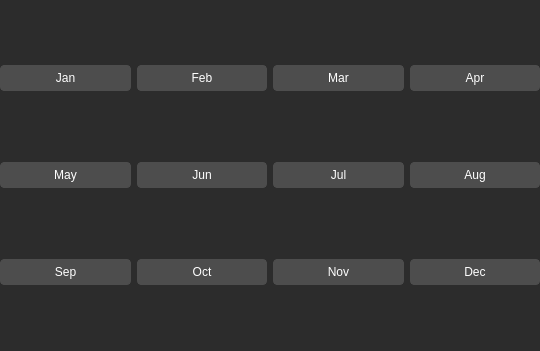
<?xml version="1.0" encoding="UTF-8"?>
<ui version="4.0">
 <class>Form</class>
 <widget class="QWidget" name="Form">
  <property name="geometry">
   <rect>
    <x>0</x>
    <y>0</y>
    <width>540</width>
    <height>351</height>
   </rect>
  </property>
  <property name="windowTitle">
   <string>Form</string>
  </property>
  <property name="styleSheet">
   <string notr="true">QWidget {
        background-color: #2c2c2c;
        color: #ffffff;
        border: none;
        font: 14pt &quot;Nirmala UI&quot;;
}
QWidget#side_menu {
    background-color: #4e5564;
    color: #ffffff;
    border: 1px solid #4e5564;
    border-radius: 16px;
    font: 14pt &quot;Nirmala UI&quot;;
}
QLabel#Dashboard_Title {
    background-color: none;
    color: #ffffff;
    border: none;
    font: 20pt &quot;Nirmala UI&quot;;
}
QLabel#Eat_Out_Image {
    background-image: url(:/images/pngaaa.com-2384833.png);
    background-color: #4d4d4d;
    border: 1px solid #4d4d4d;
    border-radius: 4px;
    color: #ffffff;
    padding: 5px;
}
QLabel#Grocery_Image {
    background-image: url(:/images/pngaaa.com-2138453.png);
    background-color: #4d4d4d;
    border: 1px solid #4d4d4d;
    border-radius: 4px;
    color: #ffffff;
    padding: 5px;
}
QLabel#Transportation_Image {
    background-image: url(:/images/pngaaa.com-2182093.png);
    background-color: #4d4d4d;
    border: 1px solid #4d4d4d;
    border-radius: 4px;
    color: #ffffff;
    padding: 5px;
}
QLabel#Free_Expense_Image {
    background-image: url(:/images/pngaaa.com-1261106.png);
    background-color: #4d4d4d;
    border: 1px solid #4d4d4d;
    border-radius: 4px;
    color: #ffffff;
    padding: 5px;
}
QLabel#Bills_Image {
    background-image: url(:/images/pngaaa.com-1433501.png);
    background-color: #4d4d4d;
    border: 1px solid #4d4d4d;
    border-radius: 4px;
    color: #ffffff;
    padding: 5px;
}
QLabel#Investment_Image {
    background-image: url(:/images/pngaaa.com-3584133.png);
    background-color: #4d4d4d;
    border: 1px solid #4d4d4d;
    border-radius: 4px;
    color: #ffffff;
    padding: 5px;
}
QLabel#Support_Image {
    background-image: url(:/images/pngaaa.com-2914571.png);
    background-color: #4d4d4d;
    border: 1px solid #4d4d4d;
    border-radius: 4px;
    color: #ffffff;
    padding: 5px;
}
QLabel#Goal_Image {
    background-image: url(:/images/pngaaa.com-848656.png);
    background-color: #4d4d4d;
    border: 1px solid #4d4d4d;
    border-radius: 4px;
    color: #ffffff;
    padding: 5px;
}
QPushButton {
    background-color: #4d4d4d;
    border: 1px solid #4d4d4d;
    border-radius: 4px;
    color: #ffffff;
    padding: 5px;
}
QPushButton:hover {
    background-color: #5a5a5a;
    border: 1px solid #5a5a5a;
}
QPushButton#side_menu_button:hover {
    background-image: url(:/button_image/Burger_button_hover.png);
    background-color: #5a5a5a;
    border: 1px solid #5a5a5a;
}
QPushButton#side_menu_button:pressed {
    background-image: url(:/button_image/Burger_button_click.png);
    background-color: #5a5a5a;
    border: 1px solid #5a5a5a;
}
QPushButton#remove_button_watchlist {
    background-color: #ff0000;
    border: 1px solid #ffffff;
    border-radius: 4px;
    color: #ffffff;
    padding: 5px;
}
QPushButton#remove_button_watchlist:hover {
    background-color: #ff6c6c;
    border: 1px solid #ffffff;
}
QPushButton#remove_button_watchlist:pressed {
    background-color: #aa0000;
    border: 1px solid #ffffff;
}
QPushButton#Add_strategy {
    background-color: #00ad0e;
    border: 1px solid #ffffff;
    border-radius: 4px;
    color: #ffffff;
    padding: 5px;
}
QPushButton#Add_strategy:hover {
    background-color: #67ff74;
    border: 1px solid #ffffff;
}
QPushButton#Add_strategy:pressed {
    background-color: #006408;
    border: 1px solid #a3a3a3;
}
QPushButton#Activation {
    background-color: #00ad0e;
    border: 1px solid #ffffff;
    border-radius: 4px;
    color: #ffffff;
    padding: 5px;
}
QPushButton#Activation:hover {
    background-color: #67ff74;
    border: 1px solid #ffffff;
}
QPushButton#Activation:pressed {
    background-color: #006408;
    border: 1px solid #a3a3a3;
}
QPushButton#Blue_button {
    background-color: #0003bb;
    border: 1px solid #ffffff;
    border-radius: 4px;
    color: #ffffff;
    padding: 5px;
}
QPushButton#Blue_button:hover {
    background-color: #4446d1;
    border: 1px solid #ffffff;
}
QPushButton#Blue_button:pressed {
    background-color: #000277;
    border: 1px solid #a3a3a3;
}
QPushButton#Yellow_button {
    background-color: #a5bd1e;
    border: 1px solid #ffffff;
    border-radius: 4px;
    color: #ffffff;
    padding: 5px;
}
QPushButton#Yellow_button:hover {
    background-color: #e5ff54;
    border: 1px solid #ffffff;
}
QPushButton#Yellow_button:pressed {
    background-color: #81960f;
    border: 1px solid #a3a3a3;
}
QCheckBox {
    color: #ffffff;
}
QLineEdit {
    background-color: #4d4d4d;
    border: 1px solid #4d4d4d;
    color: #ffffff;
    padding: 5px;
    border-color: #ffffff;
    border-radius: 6px;
}
QTextEdit {
    background-color: #4d4d4d;
    border: 1px solid #4d4d4d;
    color: #ffffff;
    padding: 5px;
    border-color: #ffffff;
    border-radius: 20px;
}
QProgressBar {
    border: 1px solid #444444;
    border-radius: 7px;
    background-color: #2e2e2e;
    text-align: center;
    font-size: 10pt;
    color: white;
}
QProgressBar::chunk {
    background-color: #3a3a3a;
    width: 5px;
}
QScrollBar:vertical {
    border: none;
    background-color: #3a3a3a;
    width: 10px;
    margin: 16px 0 16px 0;
}
QScrollBar::handle:vertical {
    background-color: #444444;
    border-radius: 5px;
}
QScrollBar:horizontal {
    border: none;
    background-color: #3a3a3a;
    height: 10px;
    margin: 0px 16px 0 16px;
}
QScrollBar::handle:horizontal {
    background-color: #444444;
    border-radius: 5px;
}
QTabWidget {
    background-color: #2e2e2e;
    border: none;
}
QTabBar::tab {
    background-color: #2e2e2e;
    color: #b1b1b1;
    padding: 8px 20px;
    border-top-left-radius: 5px;
    border-top-right-radius: 5px;
    border: none;
}
QTabBar::tab:selected, QTabBar::tab:hover {
    background-color: #3a3a3a;
    color: white;
}</string>
  </property>
  <widget class="QWidget" name="button_Content_widget" native="true">
   <property name="geometry">
    <rect>
     <x>0</x>
     <y>0</y>
     <width>540</width>
     <height>351</height>
    </rect>
   </property>
   <layout class="QGridLayout" name="gridLayout">
    <item row="0" column="0">
     <widget class="QPushButton" name="jan_pushButton">
      <property name="text">
       <string>Jan</string>
      </property>
     </widget>
    </item>
    <item row="0" column="1">
     <widget class="QPushButton" name="feb_pushButton">
      <property name="text">
       <string>Feb</string>
      </property>
     </widget>
    </item>
    <item row="0" column="2">
     <widget class="QPushButton" name="mar_pushButton">
      <property name="text">
       <string>Mar</string>
      </property>
     </widget>
    </item>
    <item row="0" column="3">
     <widget class="QPushButton" name="apr_pushButton">
      <property name="text">
       <string>Apr</string>
      </property>
     </widget>
    </item>
    <item row="1" column="0">
     <widget class="QPushButton" name="may_pushButton_5">
      <property name="text">
       <string>May</string>
      </property>
     </widget>
    </item>
    <item row="1" column="1">
     <widget class="QPushButton" name="jun_pushButton_6">
      <property name="text">
       <string>Jun</string>
      </property>
     </widget>
    </item>
    <item row="1" column="2">
     <widget class="QPushButton" name="jul_pushButton_7">
      <property name="text">
       <string>Jul</string>
      </property>
     </widget>
    </item>
    <item row="1" column="3">
     <widget class="QPushButton" name="aug_pushButton_8">
      <property name="text">
       <string>Aug</string>
      </property>
     </widget>
    </item>
    <item row="2" column="0">
     <widget class="QPushButton" name="sep_pushButton_9">
      <property name="text">
       <string>Sep</string>
      </property>
     </widget>
    </item>
    <item row="2" column="1">
     <widget class="QPushButton" name="oct_pushButton_10">
      <property name="text">
       <string>Oct</string>
      </property>
     </widget>
    </item>
    <item row="2" column="2">
     <widget class="QPushButton" name="nov_pushButton_11">
      <property name="text">
       <string>Nov</string>
      </property>
     </widget>
    </item>
    <item row="2" column="3">
     <widget class="QPushButton" name="dec_pushButton_12">
      <property name="text">
       <string>Dec</string>
      </property>
     </widget>
    </item>
   </layout>
  </widget>
 </widget>
 <resources/>
 <connections/>
</ui>
